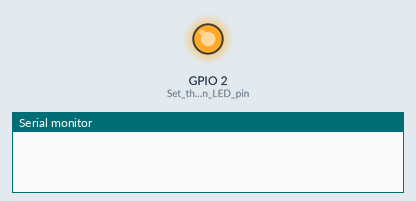
Bench run of a sketch on a simulated ESP8266 (NodeMCU). On the bench: output pins drawn as LEDs (lit = HIGH), the last lines printed to the serial monitor. WiFi joins after 1.5 s; servers stay silent unless stated.

Above: at 0.1 s.
At 1.7 s:
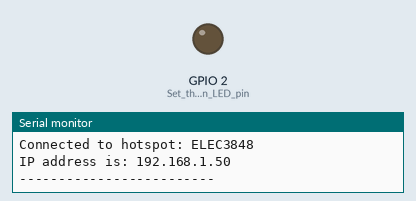
Timing chart, 0 to 3.2 s (numbered marks = the images above):
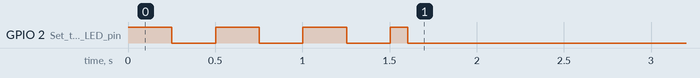

The sketch:

Task1.ino
```cpp
#include <ESP8266WiFi.h> // Include ESP8266WiFi library to enable Wi-Fi functionality

#define WIFI_SSID "ELEC3848" // Define the Wi-Fi SSID (network name) to connect to
#define WIFI_PW "password" // Define the Wi-Fi password to connect to the network

void setup() {
  pinMode(LED_BUILTIN, OUTPUT); // Set the built-in LED pin as output

  digitalWrite(LED_BUILTIN, HIGH); // Turn off the built-in LED

  Serial.begin(115200); // Initialize serial communication at a baud rate of 115200

  WiFi.begin(WIFI_SSID, WIFI_PW); // Connect to the Wi-Fi network with the specified SSID and password
  while (WiFi.status() != WL_CONNECTED) { // Loop until the Wi-Fi connection is successful
    delay(250); // Wait for 250 milliseconds
    digitalWrite(LED_BUILTIN, !digitalRead(LED_BUILTIN)); // Toggle the state of the built-in LED
    Serial.println("Connecting to WiFi..."); // Print a message indicating connecting to Wi-Fi
  }
  Serial.println("Connected to the WiFi network"); // Print a message indicating successful connection to Wi-Fi
  delay(100); // Wait for 100 milliseconds
  digitalWrite(LED_BUILTIN, LOW); // Turn on the built-in LED to indicate Wi-Fi connection success
  Serial.println("-------------------------"); // Print a line separator
  Serial.println("Hello from ESP8266"); // Print a welcome message
  Serial.print("Connected to hotspot: "); // Print a message indicating the connected hotspot
  Serial.println(WIFI_SSID); // Print the hotspot's SSID
  Serial.print("IP address is: "); // Print a message indicating the ESP8266's IP address
  Serial.println(WiFi.localIP()); // Print the actual IP address
  Serial.println("-------------------------"); // Print another line separator
}

void loop() {
  // The loop function is empty since all the tasks are performed in the setup function
}
```
